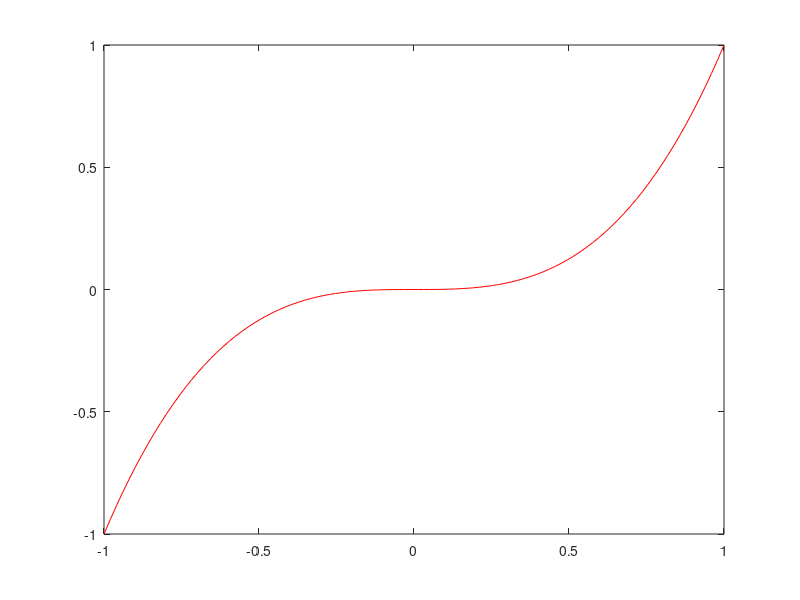

MATLAB code for this plot:
% Regression test function (black blox) for FreeMat v4.0.0
% This function is autogenerated by helpgen.
function bbtest_success = bbtest_polyval
  bbtest_success = 1;
NumErrors = 0;
try
  p = [1 0 0 0]

catch
  NumErrors = NumErrors + 1;
end
try
  x = linspace(-1,1);

catch
  NumErrors = NumErrors + 1;
end
try
  y = polyval(p,x);

catch
  NumErrors = NumErrors + 1;
end
try
  plot(x,y,'r-')

catch
  NumErrors = NumErrors + 1;
end
try
  mprint polyval1

catch
  NumErrors = NumErrors + 1;
end
if (NumErrors ~= 0) bbtest_success = 0; return; end
